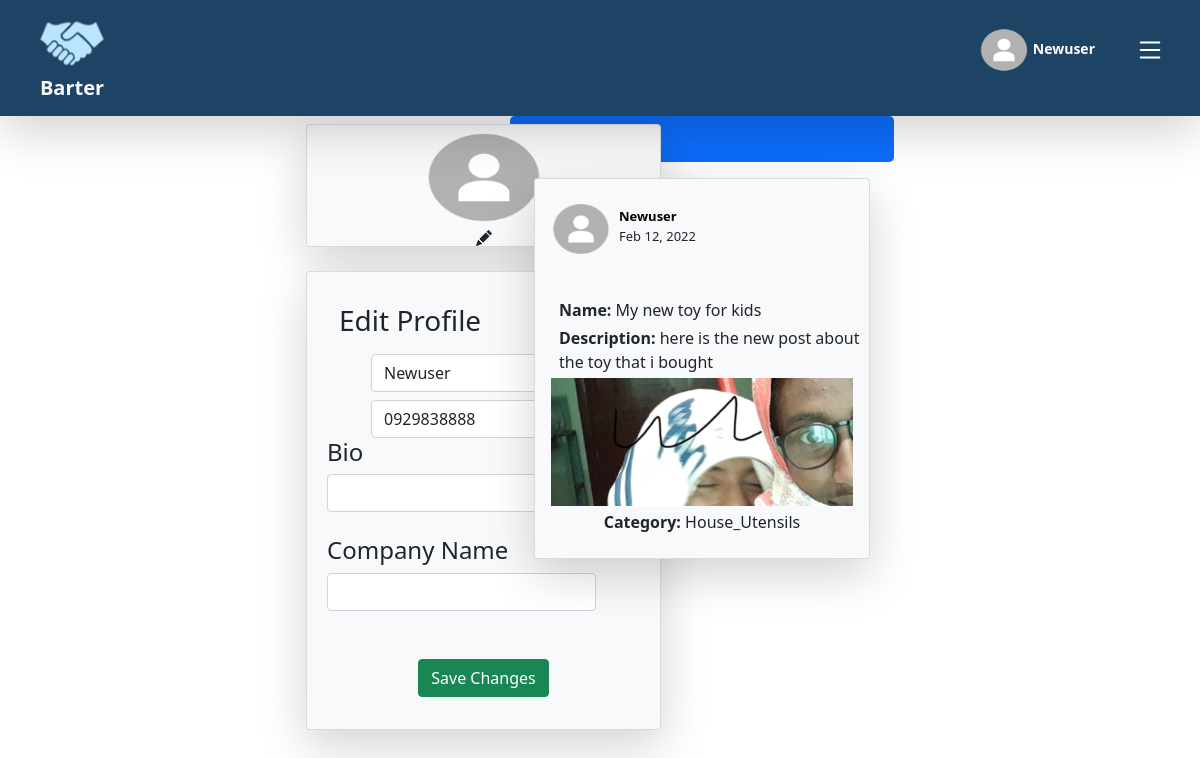
Page /edit/ (signed in) on the earlier database version.
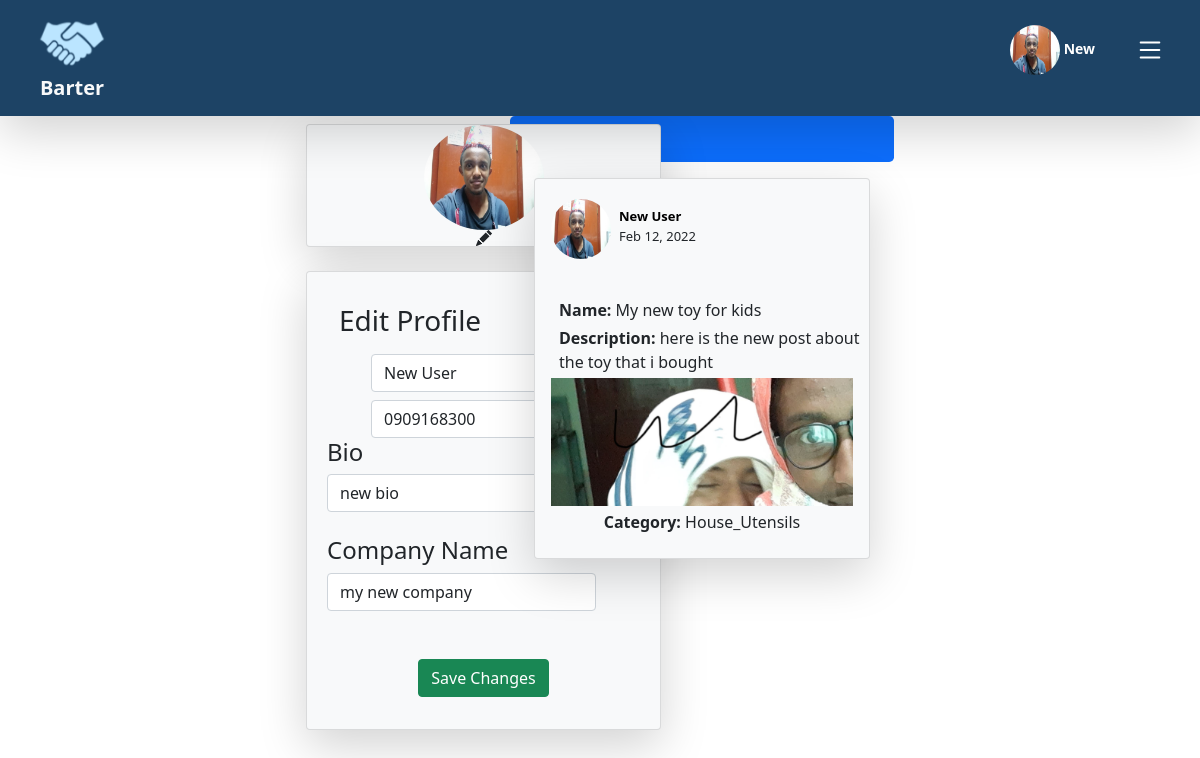
Same page on the later database version.
### user/models.py (models this page shows, shortened)
class User(AbstractBaseUser):
    objects = UserManager()
    fullname = models.CharField(max_length=50)
    username = models.CharField(unique=True, max_length=20, primary_key=True)
    email = models.EmailField(unique=True)
    phone = models.CharField(max_length=10)
    password = models.TextField()
    profile_picture = models.ImageField(upload_to="profile/", default='profile/default.png')
    bio = models.TextField(null=True, blank=True, max_length=250, default="")
    company = models.CharField(max_length=50, null=True, blank=True, default="")
    USERNAME_FIELD = "username"
    EMAIL_FIELD = "email"
    REQUIRED_FIELDS = ["fullname", "email", "phone", "password"]
    def firstName(self):
        return self.fullname.split()[0]

### post/models.py (models this page shows, shortened)
class Post(models.Model):
    commodity_name = models.CharField(max_length=50)
    description = models.TextField(max_length=500)
    image = models.ImageField(upload_to="post/")
    CATEGORIES = (
        ('mobile', 'Mobile'),
        ('electronics', 'Electronics'),
        ('laptops', 'Laptop'),
        ('cloth', 'Cloth'),
        ('house_utensils', 'House Utensil'),
        ('book', 'Book'),
        ('other', 'Other')
    )
    category = models.CharField(max_length=20,
                                choices=CATEGORIES)
    posted_date = models.DateTimeField(auto_now_add=True)
    poster = models.ForeignKey(
        User,
        on_delete=models.CASCADE,
        related_name="posts"
    )
    class Meta:
        ordering = ('-posted_date',)

### post/views.py (the view)
# urls.py: path('edit/', edit_profile, name='edit_profile'),
@login_required
def edit_profile(request):
    if request.POST:
        form = EditProfileForm(
            request.POST, request.FILES, instance=request.user)
        if form.is_valid():
            form.save()
            return redirect('edit_profile')
    return render(request, 'edit_profile.html', context={'form': EditProfileForm(instance=request.user)})

### post/forms.py
class EditProfileForm(forms.ModelForm):
    class Meta:
        model = get_user_model()
        fields = ["fullname", "phone", "profile_picture", "bio", "company"]

### post/templates/edit_profile.html (shortened to what the changed rows need)
{% extends 'base.html' %}
{% load static %}
{% block main_content %}
<div class="row d-flex justify-content-center">
    <div class="col col-lg-2">
        <div class="position-fixed mt-2">
            <form action="" method="post" enctype="multipart/form-data">
                <div class="card bg-light shadow-lg mb-4">
                    <div class="d-flex flex-column justify-content-center align-items-center " id="input_icon">
                        <img class="rounded-circle" width="120px" height="105px" id="profile_picture"
                            src="{{ request.user.profile_picture.url }}" alt="Profile picture">
                    </div>
                </div>
                <div class="card p-3 bg-light shadow-lg">
                    <div class=" ms-5 mb-2 me-3">
                        <input class="form-control" type="text" name="fullname" id="fullname"
                            value="{{ request.user.fullname|capfirst }}" required />
                    </div>
                    <div class="phone me-3 ms-5 ">
                        <input class="form-control" type="tel" name="phone" id="phone" placeholder="Phone Number"
                            value="{{ request.user.phone }}" required>
                    </div>
                    <div class="bio ms-1 me-3 mb-4">
                        <h4>Bio</h4>
                        <input class="form-control" type="text" name="bio" id="bio" value="{{ request.user.bio }}">
                    </div>
                    <div class="company ms-1 mb-4 me-5">
                        <h4>Company Name</h4>
                        <input class="form-control" type="text" name="company" id="company"
                            value="{{ request.user.company }}">
                    </div>
                </div>
            </form>
        </div>
    </div>
    <div class="col col-lg-4">
        <section class="right">
            <div class="posts">
                {% if not request.user.posts %}
                    <p>Your don't have any post.</p>
                {% else %}
                    {% for post in request.user.posts.all %}
                        <div class="card bg-light shadow-lg mb-1 mx-4">
                            <div class="card-body p-0">
                                <div class="card-title mb-0 d-flex justify-content-between">
                                    <div class=" ms-3 m-1 p-0 d-flex flex-row  ">
                                        <img class="rounded-circle mt-3 " src="{{ post.poster.profile_picture.url }}"
                                            width="60px" height="60px" />
                                        <div class="mt-0 mb-5 d-flex flex-column m-2 mt-4">
                                            <a class="fw-bold" href={% url 'others_profile' post.poster.username %}
                                                style="text-decoration: none; color: black; font-size: small; ">
                                                {{post.poster.fullname|title }}</a>
                                            <a style="font-size: 13px;">{{post.posted_date|date:"M d, Y"}}</a>
                                        </div>
                                    </div>
                                </div>
                            </div>
                            <div class="commodity_name mb-1 ms-4">
                                <b>Name:</b> {{ post.commodity_name }}
                            </div>
                            <div class="description ms-4">
                                <b>Description:</b> {{ post.description }}
                            </div>
                            <div class="ms-3 me-3 mt-1 fluid-content">
                                <img class="img-fluid" src="{{ post.image.url }} " />
                            </div>
                            <div class="d-flex justify-content-center">
                                <span class="mb-4 mt-1 "> <b>Category:</b> {{ post.category|title }}</span>
                            </div>
                        </div>
                    {% endfor %}
                {% endif %}
            </div>
        </section>
    </div>
</div>
{% endblock main_content %}

### post/templates/base.html (shortened to what this page needs)
{% load static %}
<!DOCTYPE html>
<html lang="en">
<head>
    <link rel="stylesheet" href="{% static 'css/base.css' %}">
    <link rel="stylesheet" href="{% static 'css/bootstrap.min.css' %}">
</head>
<body>
    <header class="sticky-top">
        <nav class="navbar shadow-lg  navbar-light" style="background-color: #1D4365;">
            <div class="container-xxl">
                <a href={% url 'home' %} class="navbar-brand">
                    <span class="fw-bold d-flex text-light flex-column align-items-center  "><img class="rounded-circle"
                            width="120px" height="60px" src="{% static 'images/logo.png' %}"
                            style="font-family: Rochester;">Barter</span>
                </a>
                <div class=" " id="main-nav">
                    <ul class="navbar-nav d-flex flex-row">
                        <li class="nav-item m-2">
                            <span class="mb-5 ">
                                <button class="btn btn-sm text-light" data-bs-toggle="modal"
                                    data-bs-target="#reg-modal">
                                    <div class="d-flex align-items-end">
                                        <span class="fw-bold ms-2 mb-3">
                                            <span>
                                                <a href={% url 'others_profile' user.username %}
                                                    style="text-decoration: none; color: white;">
                                                        <img class="rounded-circle" width="50px" height="50px"
                                                            src="{{ request.user.profile_picture.url }}">
                                                                 {{user.firstName|capfirst}}
                                                </a>
                                            </span>
                                        </span>
                                    </div>
                                </button>
                            </span>
                        </li>
                        <li class="nav-itemn mt-3">
                            <span>
                                <button class="btn " type="button" data-bs-toggle="offcanvas"
                                    data-bs-target="#offcanvasRight" aria-controls="offcanvasRight"> </button>
                            </span>
                        </li>
                    </ul>
                </div>
            </div>
        </nav>
    </header>
    <main>
        {% block main_content %}{% endblock main_content %}
    </main>
</body>
</html>

Differences in the rows shown:
changed User: user.profile_picture: picture added in place of a placeholder; firstName "Newuser" → "New"; fullname "Newuser" → "New User"; phone "0929838888" → "0909168300"; bio (not shown) → "new bio"; company (not shown) → "my new company"
changed through a linked row, Post "My new toy for kids": poster.profile_picture: picture added in place of a placeholder; poster.fullname "Newuser" → "New User"
